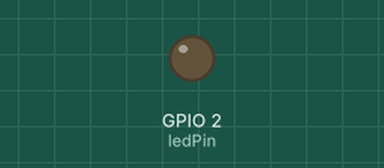
This sketch was run on a simulated ESP8266 (NodeMCU). On the bench: output pins drawn as LEDs (lit = HIGH). WiFi joins after 1.5 s; servers stay silent unless stated; what the sketch prints to the serial monitor is not drawn.

Above: at 0.1 s.
At 1.8 s:
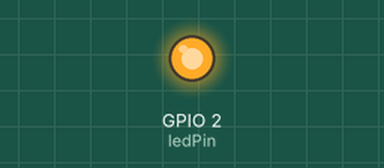
Timing chart, 0 to 3.3 s (numbered marks = the images above):
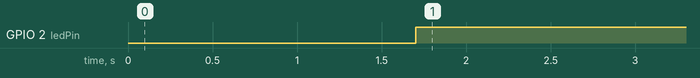

The sketch:

NextionClient.ino
```cpp
#include <ESP8266WiFi.h>
#include <WiFiClient.h>
//#include <ESP8266WebServer.h>
#include <ESP8266HTTPClient.h>

const char* ssid = "i2rAp";
const char* password = "00000000";

const int ledPin =  LED_BUILTIN;// the number of the LED pin

void setupWifi() {
  WiFi.mode(WIFI_STA);
  WiFi.begin(ssid, password);
  Serial.println("");

  // Wait for connection
  while (WiFi.status() != WL_CONNECTED) {
    delay(500);
    Serial.print(".");
  }
  Serial.println("");
  Serial.print("Connected to ");
  Serial.println(ssid);
  Serial.print("IP address: ");
  Serial.println(WiFi.localIP());
}

void setup(void){
  pinMode(ledPin, OUTPUT);
  Serial.begin(9600);
  setupWifi();
}

void loop(void){
  HTTPClient http;    //Declare object of class HTTPClient

  http.begin("http://192.168.4.1/");     //Specify request destination

  int httpCode = http.GET();            //Send the request
  String payload = http.getString();    //Get the response payload

  //Serial.println(httpCode);   //Print HTTP return code
  Serial.println(payload);    //Print request response payload
  //Serial.println(payload[7]);
  if(payload[7]=='1')
    digitalWrite(ledPin, LOW);
  else
    digitalWrite(ledPin, HIGH);

  http.end();  //Close connection
  delay(2000);  //GET Data at every 5 seconds
}
```

Measured:
- by itself, GPIO 2 (ledPin): LOW → HIGH at 1.7 s
